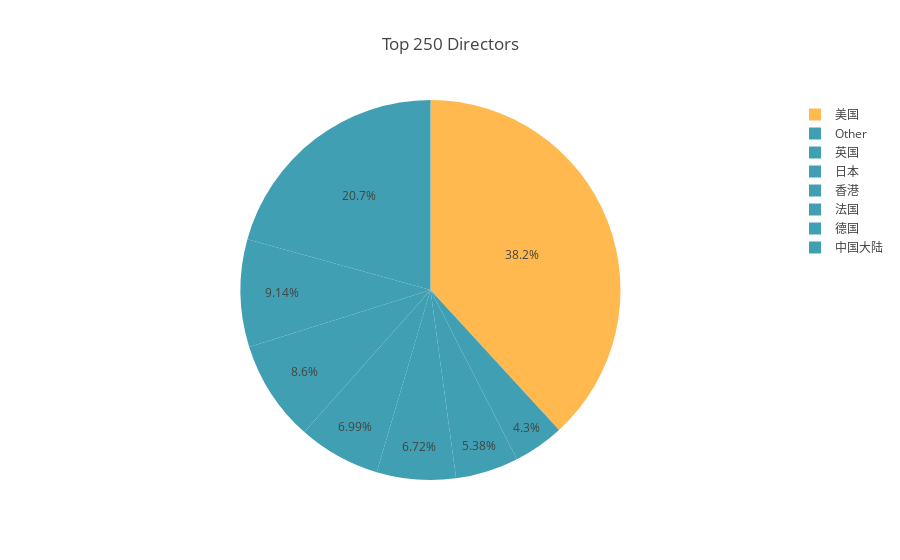

Here is the notebook cell this chart was saved with:
### Code cell
colors = ['#409FB2'] * len(top_areas)
colors[0] = '#FFB94F' #美国

iplot({
    "data": [Pie(
        labels=top_areas.index,
        values=top_areas.values,
        marker={
            'colors': colors
        }
    )],
    "layout": Layout(title="Top 250 Directors")
})

### Figure 1 — Plotly figure (JSON) as saved in the notebook; plotly's stock layout.template omitted (floating-point values rounded to 4 significant figures)
{"data": [{"labels": ["美国", "英国", "日本", "香港", "法国", "德国", "中国大陆", "Other"], "marker": {"colors": ["#FFB94F", "#409FB2", "#409FB2", "#409FB2", "#409FB2", "#409FB2", "#409FB2", "#409FB2"]}, "type": "pie", "values": [142, 34, 32, 26, 25, 20, 16, 77]}], "layout": {"title": "Top 250 Directors"}}
